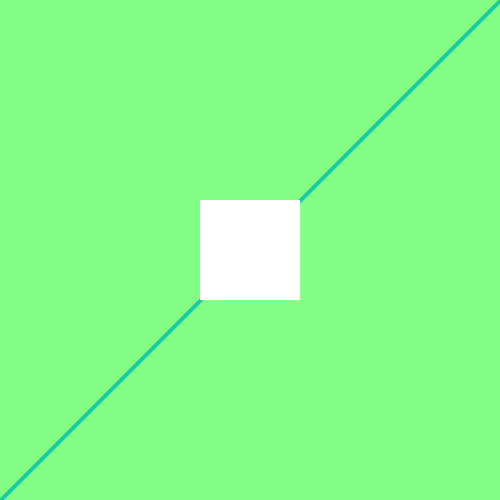
Frame 1 (no input)
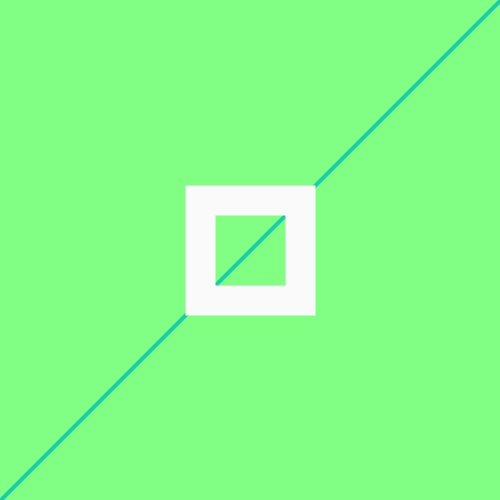
Frame 60 (the mouse pressed at the canvas centre just before this capture)
Frame 120 (the mouse held since frame 60 and released just before this capture): identical to frame 60, image omitted

The Processing sketch that drew these frames (run headless with seeded random() and noise(); from frame 60 on, the mouse is pressed at the canvas centre):

// Processing sketch: s07e01IsidoraGarin
// ── s07e01IsidoraGarin.pde
//UDD - Expresión Digital II
//s07e01IsidoraGarin
//Cambiarle la variable a uno de los dos elementos dibujados en el canvas

//Colores
color bla, neg, ver, tur;

//Variables de strokeWeight
float sw1, sw2, sw3;

//Variables para strokeWeight y color
float g;
color c;

//Variable boolean
boolean t;

void setup(){
  size(500, 500);
  
  //Colores
  bla = color(250, 250, 250);
  neg = color(0, 0, 0);
  ver = color(128, 255, 130);
  tur = color(27, 204, 167);
  
  //strokeWeight
  sw1 = 12;
  sw2 = 30;
  
  //Inicialización variables strokeWeight y color
  g = sw1;
  c = ver;
  
  //Boolean
  t = true;
}

void draw(){
  //Background
  background(c);
  
  //Línea recta
  stroke(tur);
  strokeWeight(4);
  line(width, 0, 0, height);
  
  //Cuadrado
  stroke(bla);
  strokeWeight(sw3);
  rect(200, 200, 100, 100);
  noFill();
  
  //Si t = verdadero, el strokeWeight cambia a 20
  if(t == true){
   sw3 = sw2; 
  }
  
  //Si t = falso, el strokeWeight cambia a 4
  if(t == false){
   sw3 = sw1; 
  }
}

void keyPressed(){
 if(key == ' '){
  t = !t; 
 }
}
